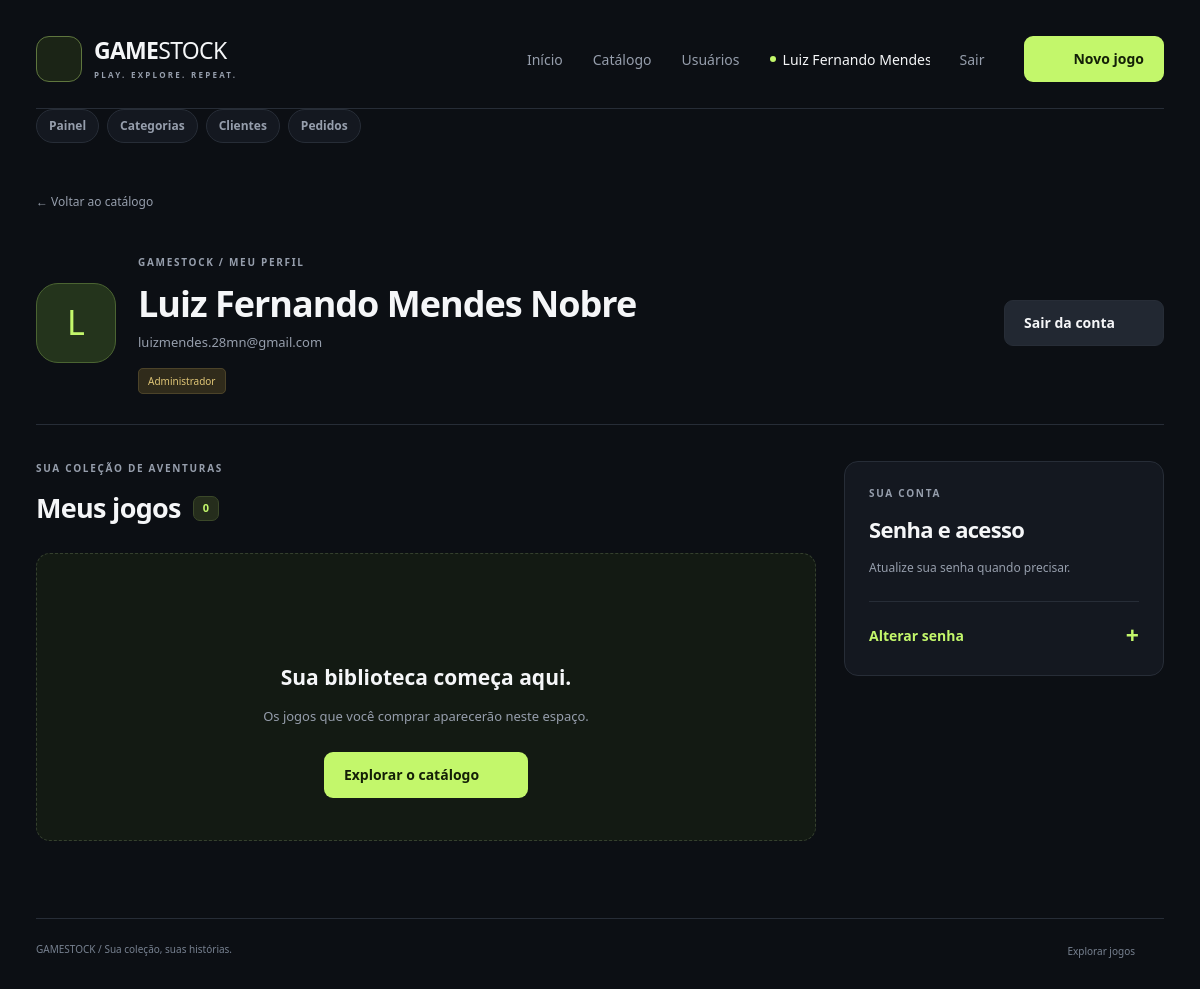
Screenshot of /admin/views/perfil.php (signed in) with the database file from the repository.
### tables this page shows
CREATE TABLE usuarios (
    id INT AUTO_INCREMENT PRIMARY KEY,
    nome VARCHAR(100) NOT NULL,
    email VARCHAR(150) UNIQUE NOT NULL,
    senha VARCHAR(255) NOT NULL,
    tipo ENUM('admin', 'user') DEFAULT 'user',
    created_at TIMESTAMP DEFAULT CURRENT_TIMESTAMP,
    updated_at TIMESTAMP DEFAULT CURRENT_TIMESTAMP ON UPDATE CURRENT_TIMESTAMP
);

### admin/config/funcoes.php (called while the page is built, shortened)
<?php
require_once __DIR__ . '/conexao.php';
if (isset($_SESSION['usuario'])) {
    $origem = ($_SESSION['usuario']['conta'] ?? 'usuarios') === 'clientes' ? 'clientes' : 'usuarios';
    $sqlConta = $origem === 'clientes'
        ? 'SELECT id, nome, email, telefone, senha, created_at, updated_at FROM clientes WHERE id = :id'
        : 'SELECT id, nome, email, senha, tipo, created_at, updated_at FROM usuarios WHERE id = :id';
    $consultaConta = $pdo->prepare($sqlConta);
    $consultaConta->execute(['id' => $_SESSION['usuario']['id']]);
}
function h($valor) {
    return htmlspecialchars((string) $valor, ENT_QUOTES, 'UTF-8');
}

### admin/models/compras_demo.php (called while the page is built, shortened)
<?php
require_once __DIR__ . '/../config/conexao.php';
require_once __DIR__ . '/../config/funcoes.php';
class CompraDemo {
    private $pdo;
    public function __construct() {
        global $pdo;
        $this->pdo = $pdo;
    }
    private function colunaConta() {
        return (($_SESSION['usuario']['conta'] ?? 'usuarios') === 'clientes') ? 'cliente_id' : 'usuario_id';
    }
    public function listarComprados($contaId) {
        $coluna = $this->colunaConta();
        $sth = $this->pdo->prepare("SELECT g.id, g.titulo, g.categoria, g.imagem, c.preco AS preco_pago, c.created_at AS comprado_em FROM compras_demo c INNER JOIN games g ON g.id = c.game_id WHERE c.{$coluna} = :conta ORDER BY c.created_at DESC, c.id DESC");
        $sth->bindValue(':conta', $contaId, PDO::PARAM_INT);
        $sth->execute();
        return $sth->fetchAll(PDO::FETCH_ASSOC);
    }
}

### admin/views/perfil.php (the view, shortened to what this page needs)
<?php
require_once __DIR__ . '/../models/clientes.php';
require_once __DIR__ . '/../models/compras_demo.php';
require_once __DIR__ . '/../config/funcoes.php';
require_once __DIR__ . '/componentes/apresentacao.php';
$conta = $_SESSION['usuario'];
$erro = '';
$jogos = (new CompraDemo())->listarComprados((int) $conta['id']);
?>
<!DOCTYPE html><html lang="pt-br">
<head><link rel="stylesheet" href="../public/css/style.css?v=4"><link rel="stylesheet" href="../public/css/experiencia.css?v=6"><link rel="stylesheet" href="../public/css/perfil.css?v=1"></head>
<body><div class="site-shell">
    <?php require __DIR__ . '/componentes/cabecalho.php'; ?>
    <main class="profile-main">
        <a class="back-link" href="ver_games.php#catalogo">← Voltar ao catálogo</a>
        <section class="profile-heading" aria-labelledby="profile-title">
            <div class="profile-identity"><span class="profile-avatar" aria-hidden="true"><?= h(mb_strtoupper(mb_substr($conta['nome'], 0, 1))) ?></span><div><p class="eyebrow">GAMESTOCK / MEU PERFIL</p><h1 id="profile-title"><?= h($conta['nome']) ?></h1><p class="profile-email"><?= h($conta['email']) ?></p><?php if (!empty($conta['telefone'])): ?><p class="profile-email"><?= h(formatarTelefone($conta['telefone'])) ?></p><?php endif; ?><span class="user-role <?= $conta['tipo'] === 'admin' ? 'role-admin' : '' ?>"><?= $conta['tipo'] === 'admin' ? 'Administrador' : ($conta['tipo'] === 'cliente' ? 'Cliente' : 'Jogador') ?></span></div></div>
            <form action="../controllers/logout.php" method="POST" class="profile-logout"><input type="hidden" name="token" value="<?= h(csrf()) ?>"><button class="button button-secondary" type="submit">Sair da conta <?= icone('arrow') ?></button></form>
        </section>
        <div class="profile-layout">
            <section class="profile-library" aria-labelledby="library-title">
                <div class="library-heading"><div><p class="eyebrow">SUA COLEÇÃO DE AVENTURAS</p><h2 id="library-title">Meus jogos <span class="count-badge"><?= count($jogos) ?></span></h2></div></div>
                <?php if (!$jogos): ?><div class="profile-empty"><?= icone('gamepad') ?><h3>Sua biblioteca começa aqui.</h3><p>Os jogos que você comprar aparecerão neste espaço.</p><a class="button button-primary" href="ver_games.php#catalogo">Explorar o catálogo <?= icone('arrow') ?></a></div>
                <?php endif; ?>
            </section>
            <section class="profile-security" aria-labelledby="security-title"><p class="eyebrow">SUA CONTA</p><h2 id="security-title">Senha e acesso</h2><p>Atualize sua senha quando precisar.</p>
                <details class="password-settings" <?= $erro ? 'open' : '' ?>><summary>Alterar senha <span aria-hidden="true">+</span></summary>
                </details>
            </section>
        </div>
    </main><footer class="site-footer"><span>GAMESTOCK / Sua coleção, suas histórias.</span><a href="ver_games.php">Explorar jogos <?= icone('arrow') ?></a></footer>
</div></body></html>

### admin/public/css/style.css (style rules this page uses)
:root { color-scheme:dark;--bg:#0c0f14;--panel:#141820;--line:#272d37;--muted:#969eac;--text:#f5f6f8;--lime:#c3f76b;--danger:#ff8a92;--font:"Segoe UI",Arial,sans-serif }
* { box-sizing:border-box }
html { scroll-behavior:smooth;scroll-padding-top:24px }
body { margin:0;padding:36px;font-family:var(--font);background:var(--bg);color:var(--text);font-size:15px;line-height:1.5 }
a { color:inherit;text-decoration:none }
button,input,select,textarea { font:inherit }
button { cursor:pointer }
button,input,select,textarea { color:inherit }
h1,h2,h3,p { margin:0 }
h2 { font-size:26px;letter-spacing:-.7px }
.site-shell { max-width:1424px;margin:auto }
.button { display:inline-flex;align-items:center;justify-content:center;gap:9px;border-radius:9px;padding:12px 19px;font-weight:650;font-size:14px;line-height:1.4;border:1px solid transparent;transition:background .18s,color .18s,transform .18s }
.button-primary { background:var(--lime);color:#142007 }
.button-secondary { background:#222832;border-color:var(--line);color:var(--text) }
.eyebrow { font-size:10px;letter-spacing:1.7px;font-weight:650;color:var(--muted);display:flex;align-items:center;gap:9px }
.count-badge { font-size:11px;font-weight:600;letter-spacing:0;background:#252d1c;color:var(--lime);padding:3px 9px;border:1px solid #3b4829;border-radius:7px }
.site-footer { margin-top:49px;padding:23px 0 0;border-top:1px solid var(--line);display:flex;justify-content:space-between;gap:18px;font-size:10px;color:#778190 }
.site-footer a { display:flex;align-items:center;gap:9px }

### admin/public/css/experiencia.css (style rules this page uses)
.back-link { display:inline-flex;margin:28px 0;font-size:12px;color:var(--muted) }
.user-role { font-size:10px;background:#253040;color:#b7c7db;border:1px solid #36475c;padding:5px 9px;border-radius:5px;white-space:nowrap }
.role-admin { background:#302b1b;color:#dfc576;border-color:#4c4329 }

### admin/public/css/perfil.css (style rules this page uses)
.profile-main { padding-bottom:28px }
.profile-heading { display:flex;align-items:center;justify-content:space-between;gap:30px;padding:16px 0 34px;border-bottom:1px solid var(--line);margin-bottom:36px }
.profile-identity { display:flex;align-items:center;gap:22px;min-width:0 }
.profile-avatar { width:80px;height:80px;display:grid;place-items:center;flex-shrink:0;background:#24341c;border:1px solid #4b6432;color:var(--lime);border-radius:22px;font-size:34px }
.profile-heading h1 { font-size:clamp(25px,3vw,37px);line-height:1.2;letter-spacing:-1px;margin:12px 0 8px;overflow-wrap:anywhere }
.profile-email { font-size:13px;color:var(--muted);overflow-wrap:anywhere;margin-bottom:15px }
.profile-logout { flex-shrink:0 }
.profile-layout { display:grid;grid-template-columns:minmax(0,1fr) 320px;gap:28px;align-items:start }
.library-heading { display:flex;align-items:end;justify-content:space-between;gap:12px;margin:0 0 24px }
.library-heading h2 { display:flex;align-items:center;gap:12px;font-size:27px;margin-top:12px;letter-spacing:-.7px }
.profile-empty { padding:42px 24px;text-align:center;border:1px dashed #35402e;background:#131a13;border-radius:14px }
.profile-empty h3 { font-size:21px;margin-bottom:11px }
.profile-empty p { font-size:13px;color:var(--muted);line-height:1.7;margin-bottom:25px }
.profile-security { border:1px solid var(--line);background:var(--panel);border-radius:14px;padding:24px }
.profile-security h2 { font-size:22px;margin:12px 0 }
.profile-security>p:not(.eyebrow) { font-size:12px;line-height:1.7;color:var(--muted) }
.password-settings { border-top:1px solid var(--line);margin-top:22px;padding-top:18px }
.password-settings summary { cursor:pointer;display:flex;justify-content:space-between;align-items:center;font-size:14px;font-weight:600;color:var(--lime);list-style:none;padding:4px 0 }
.password-settings summary span { font-size:23px;line-height:1 }

### rows the page displays
usuarios: nome "L", nome "Luiz Fernando Mendes Nobre", email "luizmendes.28mn@gmail.com"

### other values shown
$_SESSION['usuario']['nome'] "Luiz Fernando Mend…"
count($jogos) "0"
